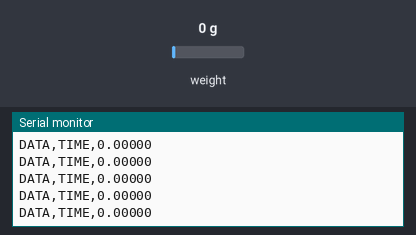
A sketch run on a simulated Arduino Uno, built with avr-gcc and run on an emulated ATmega328P. On the bench: the last lines printed to the serial monitor. The test bench sets the inputs (shaded band); at power-on: weight on the scale 0 g.

Above: at 3.2 s.
3.3 s: weight on the scale set to 100 g
At 3.33 s:
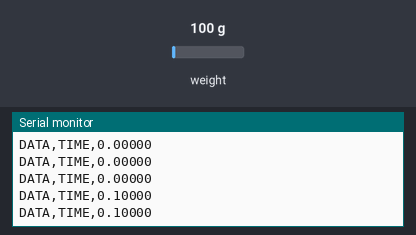
4.8 s: weight on the scale set to 1250 g
At 4.84 s:
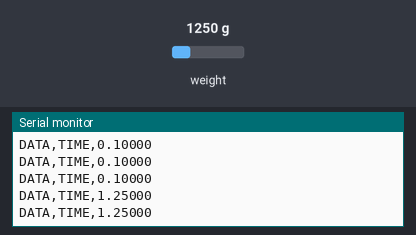
Timing chart, 0 to 7.8 s (numbered marks = the images above; inputs shaded):
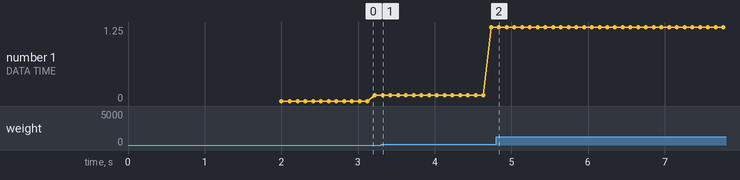

Measured:
- after the input at 3.3 s, the serial monitor: prints a new line at once (image 1)
- after the input at 4.8 s, the serial monitor: prints a new line at once (image 2)
- plotted number 1: 0.1 → 1.25 after the input at 3.3 s

The sketch:

VTA_force_turning_test.ino
```cpp
#include <HX711_ADC.h>
#include "HX711.h"
#define DOUT  3
#define CLK  2

HX711 scale;

float calibration_factor = 20000.21; //-7050 worked for my 440lb max scale setup

void setup() {
  Serial.begin(9600);
  Serial.println("HX711 calibration sketch");
  // Serial.println("Remove all weight from scale");
  //Serial.println("After readings begin, place known weight on scale");
  //Serial.println("Press + or a to increase calibration factor");
  // Serial.println("Press - or z to decrease calibration factor");

  scale.begin(DOUT, CLK);

  scale.set_scale();
  scale.tare(); //Reset the scale to 0
  Serial.println("CLEARDATA"); //clear previous data in excel spreadsheet
  Serial.println("LABEL,Computer Time, load 2");

  long zero_factor = scale.read_average(); //Get a baseline reading
 // Serial.print("Zero factor: "); //This can be used to remove the need to tare the scale. Useful in permanent scale projects.
  //Serial.println(zero_factor);
}

void loop() {

  scale.set_scale(calibration_factor); //Adjust to this calibration factor
  Serial.print("DATA,TIME");
  Serial.print(","); //indicate to move to next cell

  //Serial.print("Reading: ");
  Serial.print(scale.get_units(), 5);
  //Serial.print(" lbs"); //Change this to kg and re-adjust the calibration factor if you follow SI units like a sane person
 // Serial.print(" calibration_factor: ");
  //Serial.print(calibration_factor);
  Serial.println();

  /*if(Serial.available())
  {
    char temp = Serial.read();
    if(temp == '+' || temp == 'a')
      calibration_factor += 10;
    else if(temp == '-' || temp == 'z')
      calibration_factor -= 10;
  }
  */
}
```
